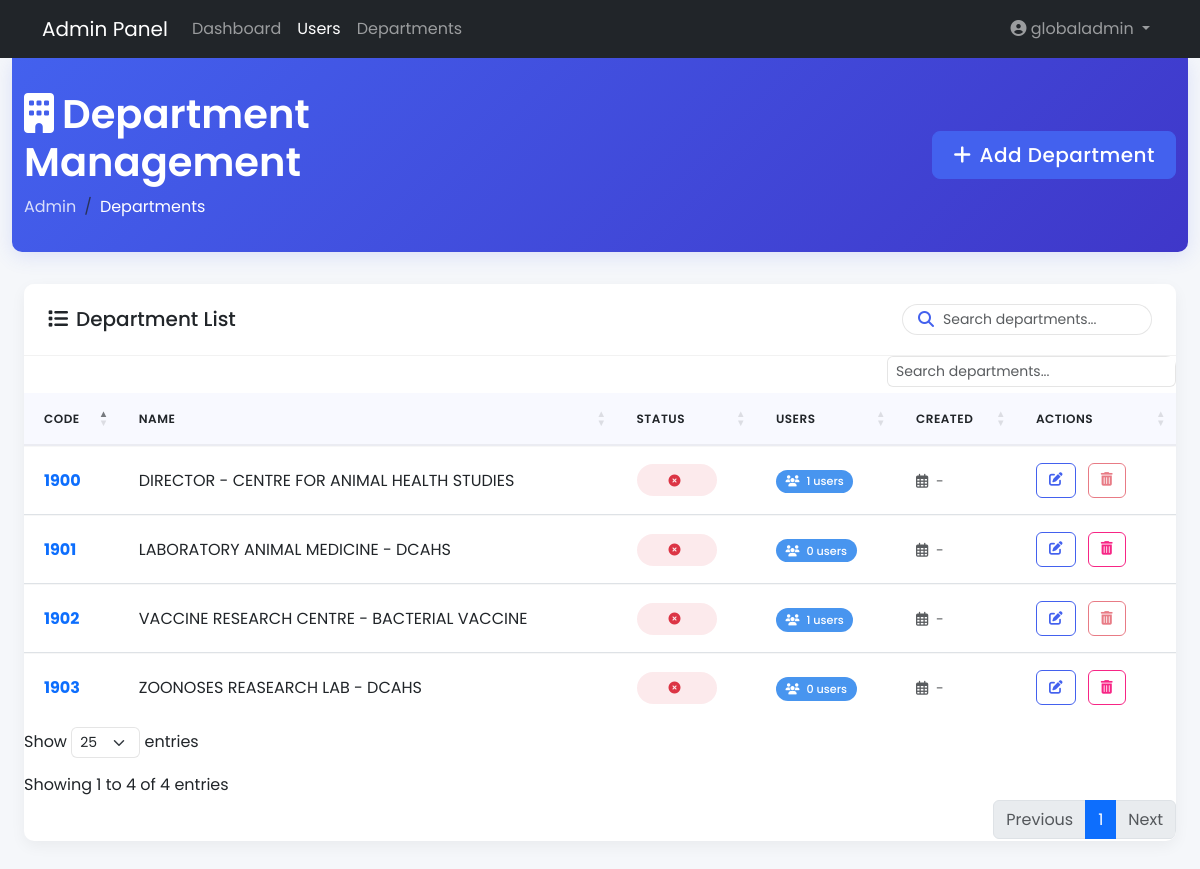
/admin/departments (signed in), run on an earlier commit of the app's database.
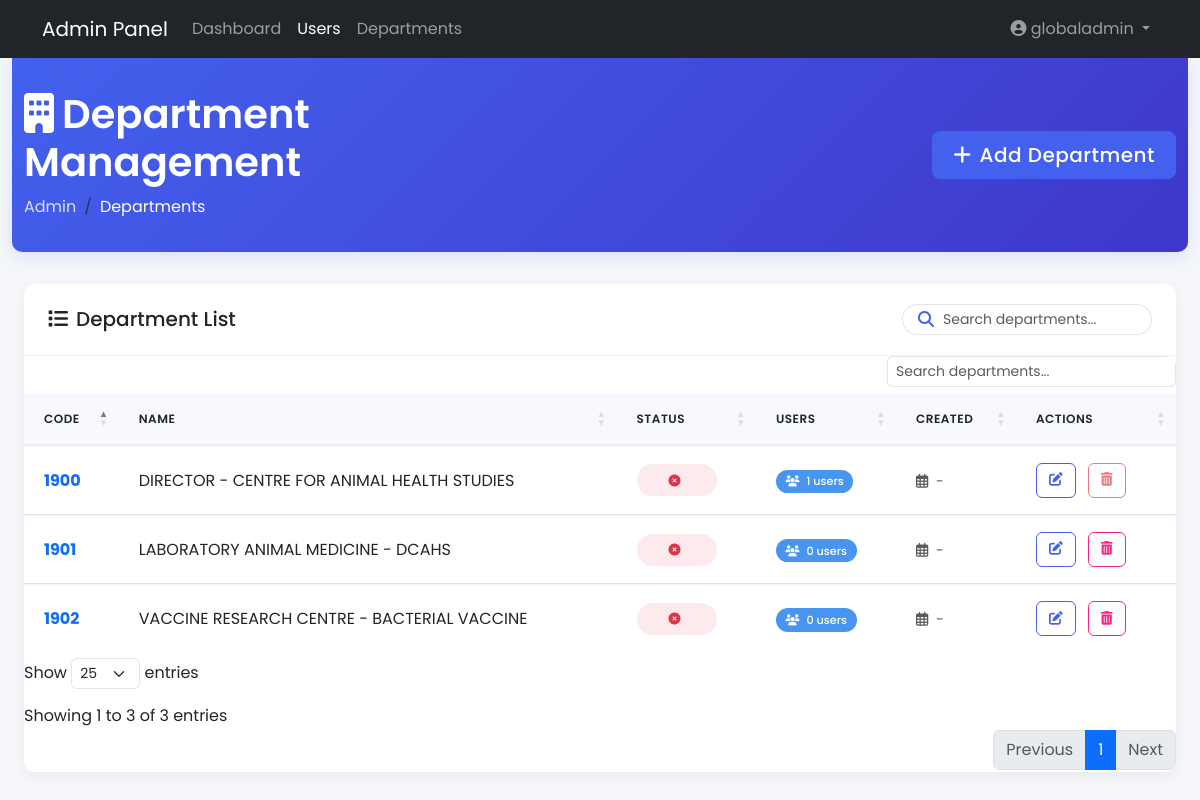
And on a later commit of the database.
### models.py (models this page shows)
class Department(db.Model):
    __tablename__ = 'departments'
    depart_code = db.Column(db.String(20), primary_key=True)
    depart_name = db.Column(db.String(100), nullable=False)

### routes/admin_routes.py (the view)
@admin_bp.route('/departments')
@login_required
@admin_required
def manage_departments():
    departments = Department.query.all()
    return render_template('admin/departments.html', departments=departments)

### routes/admin_routes.py (called while the page is built)
def admin_required(f):
    @wraps(f)
    def decorated_function(*args, **kwargs):
        if not current_user.is_authenticated or not current_user.is_global_admin:
            flash('Access denied: Admin privileges required', 'danger')
            return redirect(url_for('auth.login'))
        return f(*args, **kwargs)
    return decorated_function

### templates/admin/departments.html (shortened to what the changed rows need)
{% extends "admin/base.html" %}
{% block content %}
<!DOCTYPE html>
<html lang="en">
<head>
    <link href="https://cdn.jsdelivr.net/npm/bootstrap@5.3.0/dist/css/bootstrap.min.css" rel="stylesheet">
    <link rel="stylesheet" href="https://cdnjs.cloudflare.com/ajax/libs/font-awesome/6.4.0/css/all.min.css">
    <link rel="stylesheet" href="https://cdn.datatables.net/1.13.6/css/dataTables.bootstrap5.min.css">
</head>
<body>
    <div class="page-header">
        <div class="container-fluid">
            <div class="row align-items-center">
                <div class="col-md-6">
                    <h1 class="page-title"><i class="fas fa-building me-2"></i>Department Management</h1>
                </div>
            </div>
        </div>
    </div>
    <div class="container-fluid">
        <div class="row">
            <div class="col-12">
                <div class="card">
                    <div class="card-body p-0">
                        <div class="table-responsive">
                            <table id="departmentsTable" class="table table-hover" style="width:100%">
                                <thead>
                                    <tr>
                                        <th>Code</th>
                                        <th>Name</th>
                                        <th>Status</th>
                                        <th>Users</th>
                                        <th>Created</th>
                                        <th>Actions</th>
                                    </tr>
                                </thead>
                                <tbody>
                                    {% for department in departments %}
                                    <tr>
                                        <td><strong class="text-primary">{{ department.depart_code }}</strong></td>
                                        <td>{{ department.depart_name }}</td>
                                        <td>
                                            <span class="status-badge {% if department.status == 'active' %}status-active{% else %}status-inactive{% endif %}">
                                                <i class="fas {% if department.status == 'active' %}fa-check-circle{% else %}fa-times-circle{% endif %} me-1"></i>
                                            </span>
                                        </td>
                                        <td>
                                            <span class="badge badge-count">
                                                <i class="fas fa-users me-1"></i>
                                                {{ department.users|length }} users
                                            </span>
                                        </td>
                                        <td>
                                            <small class="text-muted">
                                                <i class="far fa-calendar-alt me-1"></i>
                                                {{ department.created_at.strftime('%Y-%m-%d') if department.created_at else '-' }}
                                            </small>
                                        </td>
                                        <td class="action-btns">
                                            <button class="btn btn-sm btn-outline-primary edit-department"
                                                    data-department-code="{{ department.depart_code }}"
                                                    title="Edit Department">
                                                <i class="fas fa-edit"></i>
                                            </button>
                                            <button class="btn btn-sm btn-outline-danger delete-department"
                                                    data-department-code="{{ department.depart_code }}"
                                                    {% if department.users %}disabled title="Cannot delete department with users"{% endif %}>
                                                <i class="fas fa-trash-alt"></i>
                                            </button>
                                        </td>
                                    </tr>
                                    {% endfor %}
                                </tbody>
                            </table>
                        </div>
                    </div>
                </div>
            </div>
        </div>
    </div>
</body>
</html>
{% endblock %}

What changed in the data, as far as the page shows it:
removed Department: depart_code "1903", depart_name "ZOONOSES REASEARCH LAB - DCAHS", users|length "0", created_at "-"
computed for Department "VACCINE RESEARCH CENTRE - BACTERIAL VACCINE": users|length "1" → "0"
Also different on the page:
text written by a page script: "Show entries Showing 1 to 4 of 4 entries Previous 1 Next" → "Show entries Showing 1 to 3 of 3 entries Previous 1 Next"
